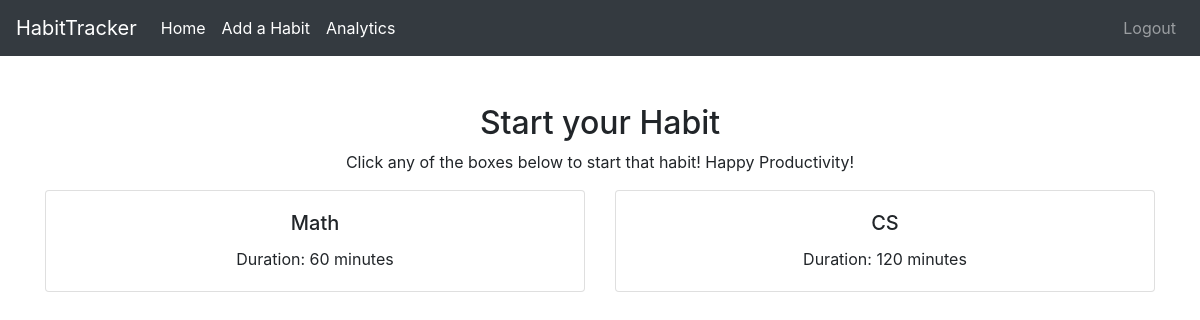
The page /start (signed in) on the database its author committed.
### tables this page shows
CREATE TABLE habits(
id INTEGER PRIMARY key AUTOINCREMENT,
user_id INTEGER NOT NULL,
habit TEXT NOT NULL,
start_time TIMESTAMP,
end_time TIMESTAMP,
duration INTEGER,
FOREIGN KEY(user_id) REFERENCES users(id));

### app.py (the view)
@app.route("/start")
@login_required
def start():
    db=get_db()
    rows = db.execute("SELECT * FROM habits").fetchall()
    return render_template("start.html", habits=rows)

### app.py (called while the page is built)
@login_manager.user_loader # callback to reload user object
def load_user(user_id): # given user identifier
    db = get_db() # connect to db
    rows = db.execute("SELECT * FROM users WHERE id = ?", (user_id, )).fetchone() # fetchall() returns a list of all results and the username is unique so we expect one result. also, comma after username is necessary to make it a tuple
    if rows is None: # if user not found
        return None # return None
    return User(id=str(rows[0]), username=rows[1]) # return user object with id and username

def get_db():
    if "db" not in g:  # if no db connection yet for this request
        g.db = sqlite3.connect(DATABASE)
        g.db.row_factory = sqlite3.Row  # lets us access columns by name
    return g.db

@app.after_request
def after_request(response):
    response.headers["Cache-Control"] = "no-cache, no-store, must-revalidate"
    response.headers["Expires"] = 0
    response.headers["Pragma"] = "no-cache"
    return response

### templates/start.html (shortened to what this page needs)
{% extends "layout.html" %}
{% block content %}
<h2>Start your Habit</h2>
<p>Click any of the boxes below to start that habit! Happy Productivity!</p>
<div class="row row-cols-2 row-cols-md-3 g-4">
  {% for habit in habits %}
    <div class="col">
        <div class="card h-100" onclick="location.href='/start/{{ habit.id }}';" style="cursor: pointer;">
            <div class="card-body">
                <h5 class="card-title">{{ habit.habit }}</h5>
                    <p class="card-text">Duration: {{ habit.duration }} minutes</p>
            </div>
        </div>
    </div>
    {% endfor %}
{% endblock %}

### rows shown on the page
habits: habit "Math", duration "60"
habits: habit "CS", duration "120"
